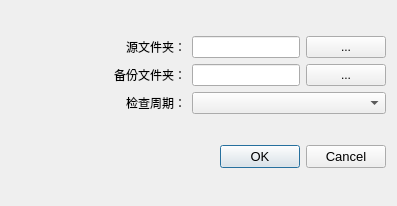
<?xml version="1.0" encoding="UTF-8"?>
<ui version="4.0">
 <class>Dialog</class>
 <widget class="QDialog" name="Dialog">
  <property name="geometry">
   <rect>
    <x>0</x>
    <y>0</y>
    <width>397</width>
    <height>206</height>
   </rect>
  </property>
  <property name="windowTitle">
   <string>Dialog</string>
  </property>
  <layout class="QGridLayout" name="gridLayout">
   <item row="0" column="0">
    <layout class="QVBoxLayout" name="verticalLayout_2">
     <item>
      <widget class="QLabel" name="labelSourceDir">
       <property name="font">
        <font>
         <family>Microsoft YaHei UI</family>
         <pointsize>9</pointsize>
        </font>
       </property>
       <property name="text">
        <string>源文件夹：</string>
       </property>
       <property name="alignment">
        <set>Qt::AlignRight|Qt::AlignTrailing|Qt::AlignVCenter</set>
       </property>
       <property name="buddy">
        <cstring>lineEditsourceDir</cstring>
       </property>
      </widget>
     </item>
     <item>
      <widget class="QLabel" name="labelDestDir">
       <property name="font">
        <font>
         <family>Microsoft YaHei UI</family>
         <pointsize>9</pointsize>
        </font>
       </property>
       <property name="text">
        <string>备份文件夹：</string>
       </property>
       <property name="alignment">
        <set>Qt::AlignRight|Qt::AlignTrailing|Qt::AlignVCenter</set>
       </property>
       <property name="buddy">
        <cstring>lineEditDestDir</cstring>
       </property>
      </widget>
     </item>
     <item>
      <widget class="QLabel" name="label">
       <property name="sizePolicy">
        <sizepolicy hsizetype="Preferred" vsizetype="Preferred">
         <horstretch>0</horstretch>
         <verstretch>0</verstretch>
        </sizepolicy>
       </property>
       <property name="font">
        <font>
         <family>Microsoft YaHei UI</family>
         <pointsize>9</pointsize>
        </font>
       </property>
       <property name="text">
        <string>检查周期：</string>
       </property>
       <property name="alignment">
        <set>Qt::AlignRight|Qt::AlignTrailing|Qt::AlignVCenter</set>
       </property>
      </widget>
     </item>
    </layout>
   </item>
   <item row="0" column="1">
    <layout class="QVBoxLayout" name="verticalLayout">
     <item>
      <layout class="QHBoxLayout" name="horizontalLayout">
       <item>
        <widget class="QLineEdit" name="lineEditsourceDir">
         <property name="sizePolicy">
          <sizepolicy hsizetype="Preferred" vsizetype="Fixed">
           <horstretch>0</horstretch>
           <verstretch>0</verstretch>
          </sizepolicy>
         </property>
         <property name="font">
          <font>
           <family>Microsoft YaHei UI</family>
           <pointsize>9</pointsize>
          </font>
         </property>
        </widget>
       </item>
       <item>
        <widget class="QPushButton" name="pushButtonChooseSourceDir">
         <property name="sizePolicy">
          <sizepolicy hsizetype="Fixed" vsizetype="Fixed">
           <horstretch>0</horstretch>
           <verstretch>0</verstretch>
          </sizepolicy>
         </property>
         <property name="font">
          <font>
           <family>Microsoft YaHei UI</family>
           <pointsize>9</pointsize>
          </font>
         </property>
         <property name="text">
          <string>...</string>
         </property>
        </widget>
       </item>
      </layout>
     </item>
     <item>
      <layout class="QHBoxLayout" name="horizontalLayout_2">
       <item>
        <widget class="QLineEdit" name="lineEditDestDir">
         <property name="sizePolicy">
          <sizepolicy hsizetype="Preferred" vsizetype="Fixed">
           <horstretch>0</horstretch>
           <verstretch>0</verstretch>
          </sizepolicy>
         </property>
         <property name="font">
          <font>
           <family>Microsoft YaHei UI</family>
           <pointsize>9</pointsize>
          </font>
         </property>
        </widget>
       </item>
       <item>
        <widget class="QPushButton" name="pushButtonChooseDestDir">
         <property name="sizePolicy">
          <sizepolicy hsizetype="Fixed" vsizetype="Fixed">
           <horstretch>0</horstretch>
           <verstretch>0</verstretch>
          </sizepolicy>
         </property>
         <property name="font">
          <font>
           <family>Microsoft YaHei UI</family>
           <pointsize>9</pointsize>
          </font>
         </property>
         <property name="text">
          <string>...</string>
         </property>
        </widget>
       </item>
      </layout>
     </item>
     <item>
      <widget class="QComboBox" name="comboBoxSyncDuration">
       <property name="currentText">
        <string/>
       </property>
      </widget>
     </item>
    </layout>
   </item>
   <item row="1" column="0" colspan="2">
    <widget class="QDialogButtonBox" name="buttonBox">
     <property name="font">
      <font>
       <family>Microsoft YaHei UI</family>
       <pointsize>10</pointsize>
      </font>
     </property>
     <property name="orientation">
      <enum>Qt::Horizontal</enum>
     </property>
     <property name="standardButtons">
      <set>QDialogButtonBox::Cancel|QDialogButtonBox::Ok</set>
     </property>
    </widget>
   </item>
  </layout>
 </widget>
 <resources/>
 <connections>
  <connection>
   <sender>buttonBox</sender>
   <signal>accepted()</signal>
   <receiver>Dialog</receiver>
   <slot>accept()</slot>
   <hints>
    <hint type="sourcelabel">
     <x>248</x>
     <y>254</y>
    </hint>
    <hint type="destinationlabel">
     <x>157</x>
     <y>274</y>
    </hint>
   </hints>
  </connection>
  <connection>
   <sender>buttonBox</sender>
   <signal>rejected()</signal>
   <receiver>Dialog</receiver>
   <slot>reject()</slot>
   <hints>
    <hint type="sourcelabel">
     <x>316</x>
     <y>260</y>
    </hint>
    <hint type="destinationlabel">
     <x>286</x>
     <y>274</y>
    </hint>
   </hints>
  </connection>
 </connections>
</ui>
